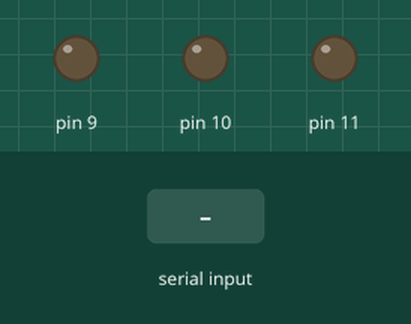
Simulated run of this sketch. Board: Arduino Uno, built with avr-gcc and run on an emulated ATmega328P. On the bench: output pins drawn as LEDs (lit = HIGH). The test bench sets the inputs (shaded band).

Above: at 1.2 s.
1.3 s: "90,45,200\n" received over Serial
At 2.1 s:
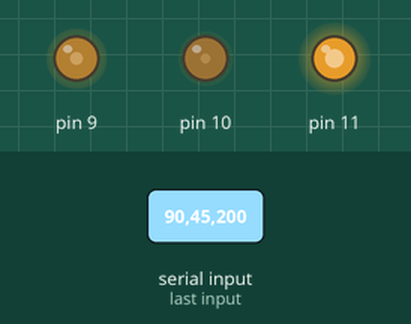
2.8 s: "30,150,10\n" received over Serial
At 3.1 s:
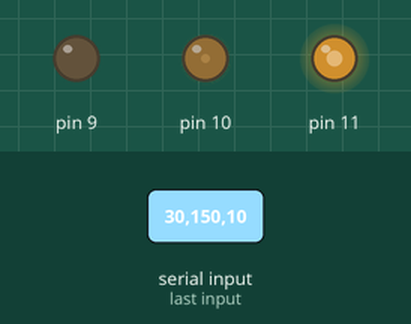
5.8 s: "90,45\n" received over Serial
At 7.3 s:
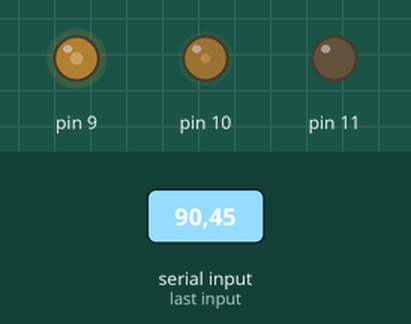
8.3 s: "30,150\n" received over Serial
At 10.4 s:
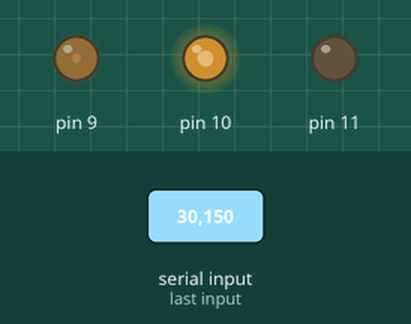
10.8 s: "90\n" received over Serial
At 13.6 s:
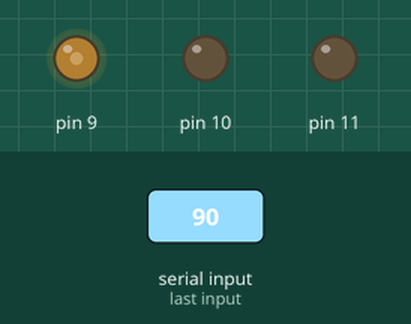
13.8 s: "200\n" received over Serial
At 16.4 s:
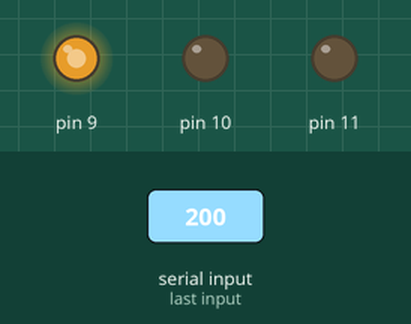
Timing chart, 0 to 17.8 s (numbered marks = the images above; inputs shaded):
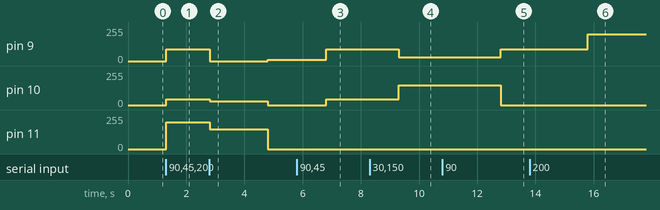

Measured:
- after the input at 1.3 s, pin 9: 0/255 → 90/255 at once; pin 10: 0/255 → 45/255 at once; pin 11: 0/255 → 200/255 at once
- after the input at 2.8 s, pin 9: 90/255 → 0/255 after 0.01 s instead of 1.5 s; pin 10: 45/255 → 30/255 at once, → 0/255 2.0 s later; pin 11: 200/255 → 150/255 at once, → 0/255 2.0 s later
- after the input at 5.8 s, pin 9: 10/255 → 90/255 after 1.0 s; pin 10: 0/255 → 45/255 after 1.0 s
- after the input at 8.3 s, pin 9: 90/255 → 30/255 after 1.0 s; pin 10: 45/255 → 150/255 after 1.0 s
- after the input at 10.8 s, pin 9: 30/255 → 90/255 after 2.0 s; pin 10: 150/255 → 0/255 after 2.0 s
- after the input at 13.8 s, pin 9: 90/255 → 200/255 after 2.0 s

The sketch:

RGB.ino
```cpp
int r = 0;
int g = 0;
int b = 0;
void setup()
{
  Serial.begin(9600);
  pinMode(9,OUTPUT);
  pinMode(10,OUTPUT);
  pinMode(11,OUTPUT);
}
void loop()
{
  analogWrite(9,r);
  analogWrite(10,g);
  analogWrite(11,b);

  if(Serial.available() > 0)
  {
    r = Serial.parseInt();
    g = Serial.parseInt();
    b = Serial.parseInt();
  }
}
```
